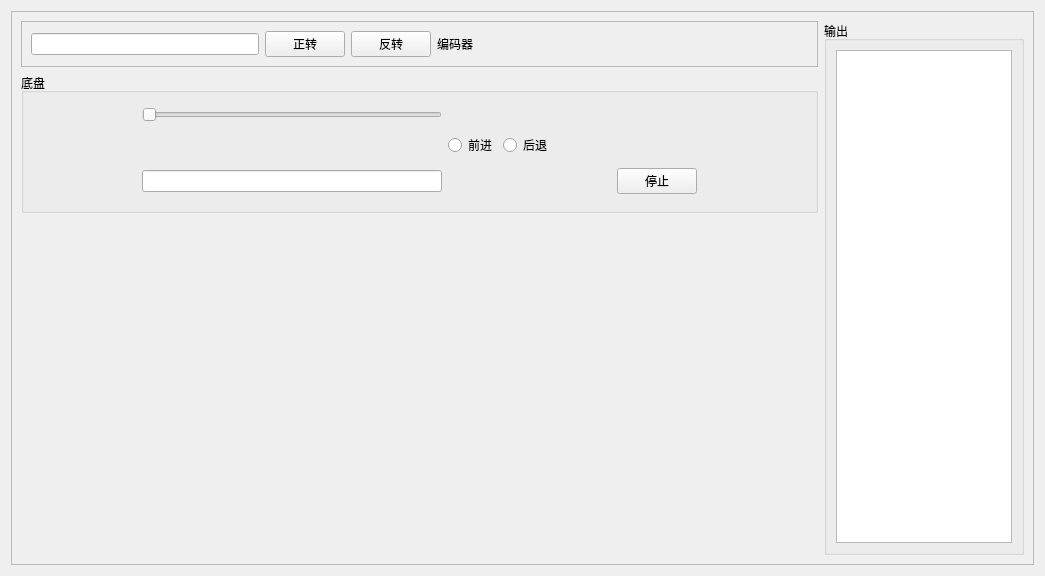
<?xml version="1.0" encoding="UTF-8"?>
<ui version="4.0">
 <class>Widget</class>
 <widget class="QWidget" name="Widget">
  <property name="geometry">
   <rect>
    <x>0</x>
    <y>0</y>
    <width>1045</width>
    <height>576</height>
   </rect>
  </property>
  <property name="windowTitle">
   <string>Widget</string>
  </property>
  <layout class="QGridLayout" name="gridLayout_4">
   <item row="0" column="0">
    <widget class="QFrame" name="frame">
     <property name="frameShape">
      <enum>QFrame::StyledPanel</enum>
     </property>
     <property name="frameShadow">
      <enum>QFrame::Raised</enum>
     </property>
     <layout class="QGridLayout" name="gridLayout">
      <item row="0" column="0">
       <widget class="QFrame" name="frame_2">
        <property name="frameShape">
         <enum>QFrame::StyledPanel</enum>
        </property>
        <property name="frameShadow">
         <enum>QFrame::Raised</enum>
        </property>
        <layout class="QHBoxLayout" name="horizontalLayout_2">
         <item>
          <widget class="QLineEdit" name="lineEdit_value"/>
         </item>
         <item>
          <widget class="QPushButton" name="pushButton_zhengzhuan">
           <property name="text">
            <string>正转</string>
           </property>
          </widget>
         </item>
         <item>
          <widget class="QPushButton" name="pushButton_fanzhuan">
           <property name="text">
            <string>反转</string>
           </property>
          </widget>
         </item>
         <item>
          <widget class="QLabel" name="label_2">
           <property name="text">
            <string>编码器</string>
           </property>
          </widget>
         </item>
         <item>
          <widget class="QLabel" name="label_bmq">
           <property name="minimumSize">
            <size>
             <width>100</width>
             <height>0</height>
            </size>
           </property>
           <property name="text">
            <string/>
           </property>
          </widget>
         </item>
         <item>
          <spacer name="horizontalSpacer_2">
           <property name="orientation">
            <enum>Qt::Horizontal</enum>
           </property>
           <property name="sizeHint" stdset="0">
            <size>
             <width>40</width>
             <height>20</height>
            </size>
           </property>
          </spacer>
         </item>
        </layout>
       </widget>
      </item>
      <item row="0" column="1" rowspan="3">
       <widget class="QGroupBox" name="groupBox_2">
        <property name="minimumSize">
         <size>
          <width>200</width>
          <height>0</height>
         </size>
        </property>
        <property name="title">
         <string>输出</string>
        </property>
        <layout class="QGridLayout" name="gridLayout_3">
         <item row="0" column="0">
          <widget class="QTextEdit" name="textEdit"/>
         </item>
        </layout>
       </widget>
      </item>
      <item row="1" column="0">
       <widget class="QGroupBox" name="groupBox">
        <property name="minimumSize">
         <size>
          <width>0</width>
          <height>140</height>
         </size>
        </property>
        <property name="title">
         <string>底盘</string>
        </property>
        <layout class="QGridLayout" name="gridLayout_2">
         <item row="0" column="1">
          <widget class="QSlider" name="horizontalSlider">
           <property name="maximum">
            <number>4095</number>
           </property>
           <property name="singleStep">
            <number>1</number>
           </property>
           <property name="orientation">
            <enum>Qt::Horizontal</enum>
           </property>
          </widget>
         </item>
         <item row="1" column="3">
          <widget class="QRadioButton" name="radioButton_back">
           <property name="text">
            <string>后退</string>
           </property>
          </widget>
         </item>
         <item row="2" column="3">
          <spacer name="horizontalSpacer_3">
           <property name="orientation">
            <enum>Qt::Horizontal</enum>
           </property>
           <property name="sizeHint" stdset="0">
            <size>
             <width>194</width>
             <height>20</height>
            </size>
           </property>
          </spacer>
         </item>
         <item row="2" column="4">
          <widget class="QPushButton" name="pushButton_stop">
           <property name="text">
            <string>停止</string>
           </property>
          </widget>
         </item>
         <item row="1" column="2">
          <widget class="QRadioButton" name="radioButton_up">
           <property name="text">
            <string>前进</string>
           </property>
          </widget>
         </item>
         <item row="2" column="1">
          <widget class="QLineEdit" name="lineEdit">
           <property name="minimumSize">
            <size>
             <width>300</width>
             <height>0</height>
            </size>
           </property>
          </widget>
         </item>
         <item row="0" column="2">
          <widget class="QLabel" name="label_value">
           <property name="text">
            <string/>
           </property>
          </widget>
         </item>
         <item row="2" column="5">
          <spacer name="horizontalSpacer_5">
           <property name="orientation">
            <enum>Qt::Horizontal</enum>
           </property>
           <property name="sizeHint" stdset="0">
            <size>
             <width>194</width>
             <height>20</height>
            </size>
           </property>
          </spacer>
         </item>
         <item row="2" column="0">
          <spacer name="horizontalSpacer_4">
           <property name="orientation">
            <enum>Qt::Horizontal</enum>
           </property>
           <property name="sizeType">
            <enum>QSizePolicy::Preferred</enum>
           </property>
           <property name="sizeHint" stdset="0">
            <size>
             <width>194</width>
             <height>20</height>
            </size>
           </property>
          </spacer>
         </item>
        </layout>
       </widget>
      </item>
      <item row="2" column="0">
       <spacer name="verticalSpacer">
        <property name="orientation">
         <enum>Qt::Vertical</enum>
        </property>
        <property name="sizeHint" stdset="0">
         <size>
          <width>20</width>
          <height>340</height>
         </size>
        </property>
       </spacer>
      </item>
     </layout>
    </widget>
   </item>
  </layout>
 </widget>
 <resources/>
 <connections/>
</ui>
